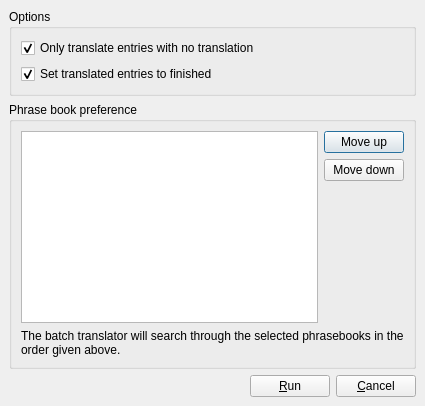
<ui version="4.0" >
 <author></author>
 <comment>*********************************************************************
**
** Copyright (C) 1992-2007 TROLLTECH ASA. All rights reserved.
**
** This file is part of the Phone Edition of the Qt Toolkit.
**
** $TROLLTECH_DUAL_LICENSE$
**
** This file is provided AS IS with NO WARRANTY OF ANY KIND, INCLUDING THE
** WARRANTY OF DESIGN, MERCHANTABILITY AND FITNESS FOR A PARTICULAR PURPOSE.
**
*********************************************************************</comment>
 <exportmacro></exportmacro>
 <class>databaseTranslationDialog</class>
 <widget class="QDialog" name="databaseTranslationDialog" >
  <property name="geometry" >
   <rect>
    <x>0</x>
    <y>0</y>
    <width>425</width>
    <height>370</height>
   </rect>
  </property>
  <property name="windowTitle" >
   <string>Qt Linguist - Batch Translation</string>
  </property>
  <layout class="QVBoxLayout" >
   <property name="margin" >
    <number>9</number>
   </property>
   <property name="spacing" >
    <number>6</number>
   </property>
   <item>
    <widget class="QGroupBox" name="groupBox" >
     <property name="sizePolicy" >
      <sizepolicy>
       <hsizetype>5</hsizetype>
       <vsizetype>4</vsizetype>
       <horstretch>0</horstretch>
       <verstretch>0</verstretch>
      </sizepolicy>
     </property>
     <property name="title" >
      <string>Options</string>
     </property>
     <layout class="QVBoxLayout" >
      <property name="margin" >
       <number>9</number>
      </property>
      <property name="spacing" >
       <number>6</number>
      </property>
      <item>
       <widget class="QCheckBox" name="ckOnlyUntranslated" >
        <property name="text" >
         <string>Only translate entries with no translation</string>
        </property>
        <property name="checked" >
         <bool>true</bool>
        </property>
       </widget>
      </item>
      <item>
       <widget class="QCheckBox" name="ckMarkFinished" >
        <property name="text" >
         <string>Set translated entries to finished</string>
        </property>
        <property name="checked" >
         <bool>true</bool>
        </property>
       </widget>
      </item>
     </layout>
    </widget>
   </item>
   <item>
    <widget class="QGroupBox" name="groupBox_2" >
     <property name="sizePolicy" >
      <sizepolicy>
       <hsizetype>5</hsizetype>
       <vsizetype>1</vsizetype>
       <horstretch>0</horstretch>
       <verstretch>0</verstretch>
      </sizepolicy>
     </property>
     <property name="title" >
      <string>Phrase book preference</string>
     </property>
     <layout class="QVBoxLayout" >
      <property name="margin" >
       <number>9</number>
      </property>
      <property name="spacing" >
       <number>6</number>
      </property>
      <item>
       <layout class="QHBoxLayout" >
        <property name="margin" >
         <number>0</number>
        </property>
        <property name="spacing" >
         <number>6</number>
        </property>
        <item>
         <widget class="QListView" name="phrasebookList" >
          <property name="uniformItemSizes" >
           <bool>true</bool>
          </property>
         </widget>
        </item>
        <item>
         <layout class="QVBoxLayout" >
          <property name="margin" >
           <number>0</number>
          </property>
          <property name="spacing" >
           <number>6</number>
          </property>
          <item>
           <widget class="QPushButton" name="moveUpButton" >
            <property name="text" >
             <string>Move up</string>
            </property>
           </widget>
          </item>
          <item>
           <widget class="QPushButton" name="moveDownButton" >
            <property name="text" >
             <string>Move down</string>
            </property>
           </widget>
          </item>
          <item>
           <spacer>
            <property name="orientation" >
             <enum>Qt::Vertical</enum>
            </property>
            <property name="sizeHint" >
             <size>
              <width>20</width>
              <height>40</height>
             </size>
            </property>
           </spacer>
          </item>
         </layout>
        </item>
       </layout>
      </item>
      <item>
       <widget class="QLabel" name="label" >
        <property name="text" >
         <string>The batch translator will search through the selected phrasebooks in the order given above.</string>
        </property>
        <property name="wordWrap" >
         <bool>true</bool>
        </property>
       </widget>
      </item>
     </layout>
    </widget>
   </item>
   <item>
    <layout class="QHBoxLayout" >
     <property name="margin" >
      <number>0</number>
     </property>
     <property name="spacing" >
      <number>6</number>
     </property>
     <item>
      <spacer>
       <property name="orientation" >
        <enum>Qt::Horizontal</enum>
       </property>
       <property name="sizeHint" >
        <size>
         <width>40</width>
         <height>20</height>
        </size>
       </property>
      </spacer>
     </item>
     <item>
      <widget class="QPushButton" name="runButton" >
       <property name="text" >
        <string>&amp;Run</string>
       </property>
      </widget>
     </item>
     <item>
      <widget class="QPushButton" name="cancelButton" >
       <property name="text" >
        <string>&amp;Cancel</string>
       </property>
      </widget>
     </item>
    </layout>
   </item>
  </layout>
 </widget>
 <pixmapfunction></pixmapfunction>
 <resources/>
 <connections/>
</ui>
